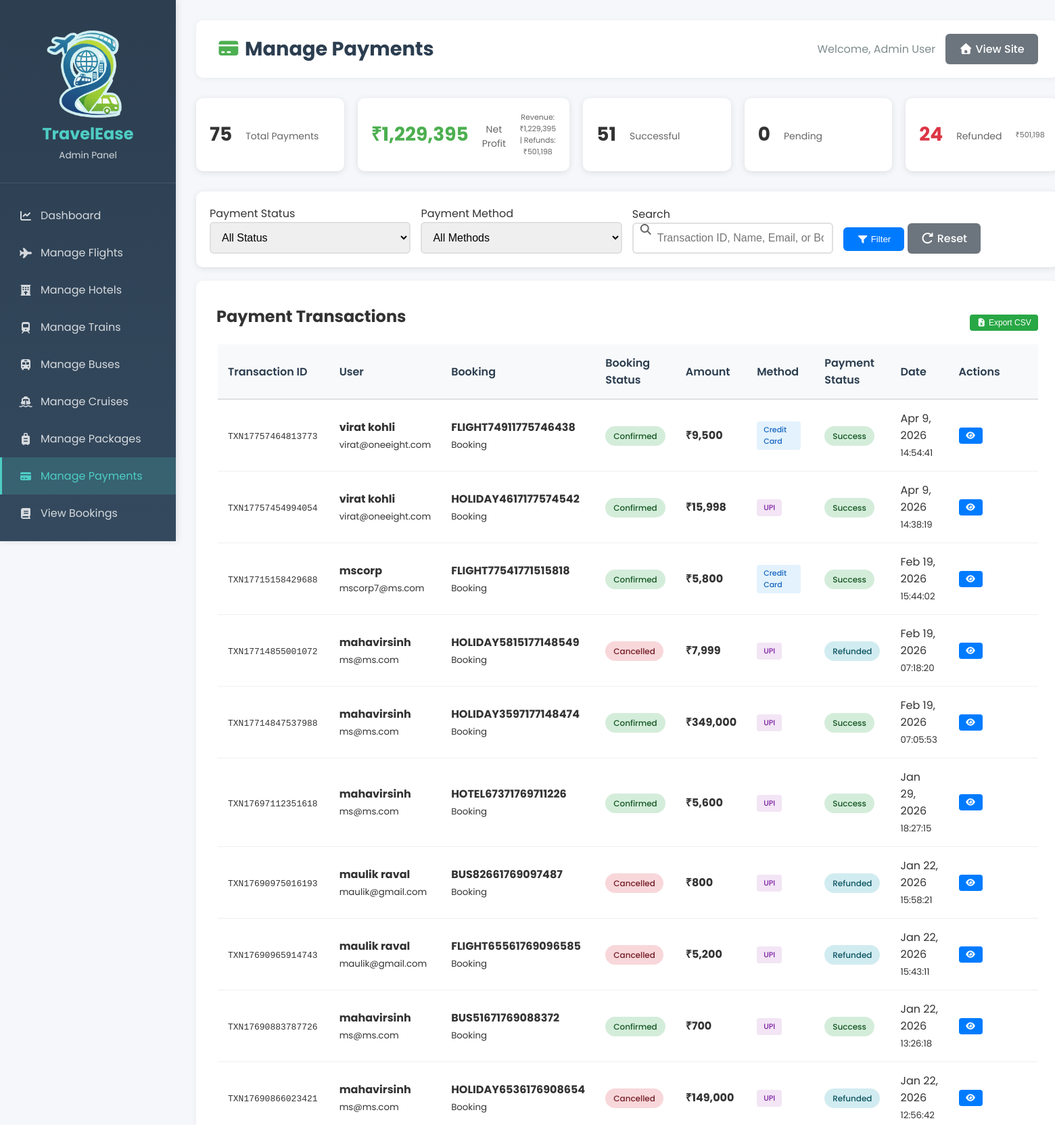
/admin/manage-payments.php (signed in, upper part), run on the app's committed database.
### tables this page shows
CREATE TABLE IF NOT EXISTS `payments` (
  `id` int NOT NULL AUTO_INCREMENT,
  `booking_id` int NOT NULL,
  `user_id` int NOT NULL,
  `amount` decimal(10,2) NOT NULL,
  `payment_method` enum('credit_card','debit_card','net_banking','upi','wallet') DEFAULT 'credit_card',
  `transaction_id` varchar(100) DEFAULT NULL,
  `payment_status` enum('pending','success','failed','refunded') DEFAULT 'pending',
  `payment_details` text,
  `payment_date` timestamp NOT NULL DEFAULT CURRENT_TIMESTAMP,
  `created_at` timestamp NOT NULL DEFAULT CURRENT_TIMESTAMP,
  PRIMARY KEY (`id`),
  UNIQUE KEY `transaction_id` (`transaction_id`),
  KEY `booking_id` (`booking_id`),
  KEY `user_id` (`user_id`)
);

CREATE TABLE IF NOT EXISTS `users` (
  `id` int NOT NULL AUTO_INCREMENT,
  `full_name` varchar(150) NOT NULL,
  `email` varchar(150) NOT NULL,
  `phone` varchar(20) NOT NULL,
  `password` varchar(255) NOT NULL,
  `created_at` timestamp NOT NULL DEFAULT CURRENT_TIMESTAMP,
  `role` varchar(50) NOT NULL DEFAULT 'user',
  `reset_token` varchar(255) DEFAULT NULL,
  `token_expiry` datetime DEFAULT NULL,
  PRIMARY KEY (`id`),
  UNIQUE KEY `email` (`email`)
);

CREATE TABLE IF NOT EXISTS `bookings` (
  `id` int NOT NULL AUTO_INCREMENT,
  `user_id` int NOT NULL,
  `booking_type` enum('flight','hotel','train','bus','cruise','holiday') NOT NULL,
  `booking_reference` varchar(20) DEFAULT NULL,
  `item_id` int NOT NULL,
  `details` text,
  `booking_date` timestamp NOT NULL DEFAULT CURRENT_TIMESTAMP,
  `travel_date` date DEFAULT NULL,
  `return_date` date DEFAULT NULL,
  `check_in_date` date DEFAULT NULL,
  `check_out_date` date DEFAULT NULL,
  `quantity` int DEFAULT '1',
  `total_amount` decimal(10,2) DEFAULT NULL,
  `status` enum('pending','confirmed','cancelled','completed') DEFAULT 'pending',
  `payment_status` enum('paid','pending','failed') DEFAULT 'pending',
  `payment_date` datetime DEFAULT NULL,
  `created_at` timestamp NOT NULL DEFAULT CURRENT_TIMESTAMP,
  `updated_at` timestamp NOT NULL DEFAULT CURRENT_TIMESTAMP ON UPDATE CURRENT_TIMESTAMP,
  PRIMARY KEY (`id`),
  UNIQUE KEY `booking_reference` (`booking_reference`)
);

### admin/manage-payments.php (the view, shortened to what this page needs)
<?php
include "../db.php";
$search = $_GET['search'] ?? '';
$where = [];
$where_clause = $where ? 'WHERE ' . implode(' AND ', $where) : '';
$payments = mysqli_query($conn, "
    SELECT p.*,
           u.full_name AS user_name,
           u.email AS user_email,
           b.booking_reference,
           b.total_amount,
           b.status AS booking_status
    FROM payments p
    LEFT JOIN users u ON p.user_id = u.id
    LEFT JOIN bookings b ON p.booking_id = b.id
    $where_clause
    ORDER BY p.payment_date DESC
");
$stats = mysqli_query($conn, "
    SELECT
        COUNT(*) as total_payments,
        SUM(CASE WHEN payment_status = 'success' THEN amount ELSE 0 END) as total_success_amount,
        SUM(CASE WHEN payment_status = 'refunded' THEN amount ELSE 0 END) as total_refunded_amount,
        SUM(CASE WHEN payment_status = 'pending' THEN 1 ELSE 0 END) as pending_count,
        SUM(CASE WHEN payment_status = 'success' THEN 1 ELSE 0 END) as success_count,
        SUM(CASE WHEN payment_status = 'failed' THEN 1 ELSE 0 END) as failed_count,
        SUM(CASE WHEN payment_status = 'refunded' THEN 1 ELSE 0 END) as refunded_count
    FROM payments
");
$stat_data = mysqli_fetch_assoc($stats);
$net_profit = $stat_data['total_success_amount'] ?? 0;
?>
<!DOCTYPE html>
<html lang="en">
<head>
    <link rel="stylesheet" href="../css/all.min.css">
    <link rel="stylesheet" href="admin-style.css">
</head>
<body>
    <div class="admin-wrapper">
        <?php include 'sidebar.php'; ?>
        <main class="admin-main">
            <header class="admin-header">
                <h1><i class="fas fa-credit-card payment-icon"></i> Manage Payments</h1>
                <div class="header-actions">
                    <span>Welcome, <?php echo htmlspecialchars($_SESSION['admin_name']); ?></span>
                    <a href="../index.php" class="btn-secondary"><i class="fas fa-home"></i> View Site</a>
                </div>
            </header>
            <div class="stats-grid">
                <div class="stat-card">
                    <div class="stat-value"><?php echo $stat_data['total_payments'] ?? 0; ?></div>
                    <div class="stat-label">Total Payments</div>
                </div>
                <div class="stat-card">
                    <div class="stat-value total-amount">₹<?php echo number_format($net_profit, 0); ?></div>
                    <div class="stat-label">Net Profit</div>
                    <small style="color: #666; font-size: 11px;">
                        Revenue: ₹<?php echo number_format($stat_data['total_success_amount'] ?? 0, 0); ?> |
                        Refunds: ₹<?php echo number_format($stat_data['total_refunded_amount'] ?? 0, 0); ?>
                    </small>
                </div>
                <div class="stat-card">
                    <div class="stat-value"><?php echo $stat_data['success_count'] ?? 0; ?></div>
                    <div class="stat-label">Successful</div>
                </div>
                <div class="stat-card">
                    <div class="stat-value"><?php echo $stat_data['pending_count'] ?? 0; ?></div>
                    <div class="stat-label">Pending</div>
                </div>
                <div class="stat-card">
                    <div class="stat-value" style="color: #dc3545;"><?php echo $stat_data['refunded_count'] ?? 0; ?></div>
                    <div class="stat-label">Refunded</div>
                    <small style="color: #666; font-size: 11px;">
                        ₹<?php echo number_format($stat_data['total_refunded_amount'] ?? 0, 0); ?>
                    </small>
                </div>
            </div>
            <div class="filters">
                <form method="GET" action="">
                    <div class="filter-group">
                        <div class="filter-item">
                            <label>Payment Status</label>
                            <select name="status" class="form-control" onchange="this.form.submit()">
                                <option value="">All Status</option>
                            </select>
                        </div>
                        <div class="filter-item">
                            <label>Payment Method</label>
                            <select name="method" class="form-control" onchange="this.form.submit()">
                                <option value="">All Methods</option>
                            </select>
                        </div>
                        <div class="filter-item search-box">
                            <label>Search</label>
                            <i class="fas fa-search"></i>
                            <input type="text" name="search" class="form-control" placeholder="Transaction ID, Name, Email, or Booking Reference" value="<?php echo htmlspecialchars($search); ?>">
                        </div>
                        <div class="filter-item" style="align-self: flex-end;">
                            <button type="submit" class="btn-primary" style="padding: 10px 20px;">
                                <i class="fas fa-filter"></i> Filter
                            </button>
                            <a href="manage-payments.php" class="btn-secondary" style="padding: 10px 20px;">
                                <i class="fas fa-redo"></i> Reset
                            </a>
                        </div>
                    </div>
                </form>
            </div>
            <div class="content-card">
                <div style="display: flex; justify-content: space-between; align-items: center; margin-bottom: 20px;">
                    <h2>Payment Transactions</h2>
                    <div class="export-buttons">
                        <button class="btn-sm btn-success" onclick="exportToCSV()">
                            <i class="fas fa-file-excel"></i> Export CSV
                        </button>
                    </div>
                </div>
                <div class="table-responsive">
                    <?php if(mysqli_num_rows($payments) > 0): ?>
                    <table class="data-table">
                        <thead>
                            <tr>
                                <th>Transaction ID</th>
                                <th>User</th>
                                <th>Booking</th>
                                <th>Booking Status</th>
                                <th>Amount</th>
                                <th>Method</th>
                                <th>Payment Status</th>
                                <th>Date</th>
                                <th>Actions</th>
                            </tr>
                        </thead>
                        <tbody>
                            <?php while($payment = mysqli_fetch_assoc($payments)):
                                $needs_refund = ($payment['booking_status'] == 'cancelled' && $payment['payment_status'] == 'success');
                                $row_class = $needs_refund ? 'refund-required-row' : '';
                            ?>
                            <tr class="<?php echo $row_class; ?>">
                                <td>
                                    <?php if($payment['transaction_id']): ?>
                                        <code><?php echo htmlspecialchars($payment['transaction_id']); ?></code>
                                    <?php else: ?>
                                        <span class="text-muted">Not Generated</span>
                                    <?php endif; ?>
                                </td>
                                <td>
                                    <strong><?php echo htmlspecialchars($payment['user_name'] ?? 'User #' . $payment['user_id']); ?></strong><br>
                                    <small><?php echo htmlspecialchars($payment['user_email'] ?? 'No email'); ?></small>
                                </td>
                                <td>
                                    <?php if($payment['booking_reference']): ?>
                                        <strong><?php echo htmlspecialchars($payment['booking_reference']); ?></strong><br>
                                        <small>Booking</small>
                                    <?php else: ?>
                                        <span class="text-muted">No Booking Data</span>
                                    <?php endif; ?>
                                </td>
                                <td>
                                    <?php
                                    $booking_status_badges = [
                                        'pending' => 'badge-warning',
                                        'confirmed' => 'badge-success',
                                        'cancelled' => 'badge-danger',
                                        'completed' => 'badge-info'
                                    ];
                                    $booking_status_labels = [
                                        'pending' => 'Pending',
                                        'confirmed' => 'Confirmed',
                                        'cancelled' => 'Cancelled',
                                        'completed' => 'Completed'
                                    ];
                                    $booking_status = $payment['booking_status'] ?? 'N/A';
                                    ?>
                                    <span class="<?php echo $booking_status_badges[$booking_status] ?? 'badge-warning'; ?>">
                                        <?php echo $booking_status_labels[$booking_status] ?? ucfirst($booking_status); ?>
                                    </span>
                                </td>
                                <td>
                                    <strong>₹<?php echo number_format($payment['amount'], 0); ?></strong>
                                </td>
                                <td>
                                    <?php
                                    $method_classes = [
                                        'credit_card' => 'credit_card',
                                        'debit_card' => 'debit_card',
                                        'net_banking' => 'net_banking',
                                        'upi' => 'upi',
                                        'wallet' => 'wallet'
                                    ];
                                    $method_labels = [
                                        'credit_card' => 'Credit Card',
                                        'debit_card' => 'Debit Card',
                                        'net_banking' => 'Net Banking',
                                        'upi' => 'UPI',
                                        'wallet' => 'Wallet'
                                    ];
                                    ?>
                                    <span class="method-badge <?php echo $method_classes[$payment['payment_method']] ?? ''; ?>">
                                        <?php echo $method_labels[$payment['payment_method']] ?? $payment['payment_method']; ?>
                                    </span>
                                </td>
                                <td>
                                    <?php
                                    $status_badges = [
                                        'pending' => 'badge-warning',
                                        'success' => 'badge-success',
                                        'failed' => 'badge-danger',
                                        'refunded' => 'badge-info'
                                    ];
                                    $status_labels = [
                                        'pending' => 'Pending',
                                        'success' => 'Success',
                                        'failed' => 'Failed',
                                        'refunded' => 'Refunded'
                                    ];
                                    ?>
                                    <span class="<?php echo $status_badges[$payment['payment_status']] ?? 'badge-warning'; ?>">
                                        <?php echo $status_labels[$payment['payment_status']] ?? $payment['payment_status']; ?>
                                    </span>
                                </td>
                                <td>
                                    <?php echo date('M j, Y', strtotime($payment['payment_date'])); ?><br>
                                    <small><?php echo date('H:i:s', strtotime($payment['payment_date'])); ?></small>
                                </td>
                                <td>
                                    <div class="action-buttons">
                                        <button class="btn-sm btn-primary view-details" data-payment='<?php echo htmlspecialchars(json_encode($payment), ENT_QUOTES, 'UTF-8'); ?>'>
                                            <i class="fas fa-eye"></i>
                                        </button>
                                    </div>
                                </td>
                            </tr>
                            <?php endwhile; ?>
                        </tbody>
                    </table>
                    <?php endif; ?>
                </div>
            </div>
        </main>
    </div>
</body>
</html>

### data on the page
payments: transaction "TXN17757464813773", user.full_name "virat kohli", user.email "virat@oneeight.com", booking.booking_reference "FLIGHT74911775746438", booking.status "Confirmed", amount "9,500", payment_method "Credit Card", payment_status "Success", payment_date "Apr 9, 2026", payment_date "14:54:41"
payments: transaction "TXN17757454994054", user.full_name "virat kohli", user.email "virat@oneeight.com", booking.booking_reference "HOLIDAY4617177574542", booking.status "Confirmed", amount "15,998", payment_method "UPI", payment_status "Success", payment_date "Apr 9, 2026", payment_date "14:38:19"
payments: transaction "TXN17715158429688", user.full_name "mscorp", user.email "mscorp7@ms.com", booking.booking_reference "FLIGHT77541771515818", booking.status "Confirmed", amount "5,800", payment_method "Credit Card", payment_status "Success", payment_date "Feb 19, 2026", payment_date "15:44:02"
payments: transaction "TXN17714855001072", user.full_name "mahavirsinh", user.email "ms@ms.com", booking.booking_reference "HOLIDAY5815177148549", booking.status "Cancelled", amount "7,999", payment_method "UPI", payment_status "Refunded", payment_date "Feb 19, 2026", payment_date "07:18:20"
payments: transaction "TXN17714847537988", user.full_name "mahavirsinh", user.email "ms@ms.com", booking.booking_reference "HOLIDAY3597177148474", booking.status "Confirmed", amount "349,000", payment_method "UPI", payment_status "Success", payment_date "Feb 19, 2026", payment_date "07:05:53"
payments: transaction "TXN17697112351618", user.full_name "mahavirsinh", user.email "ms@ms.com", booking.booking_reference "HOTEL67371769711226", booking.status "Confirmed", amount "5,600", payment_method "UPI", payment_status "Success", payment_date "Jan 29, 2026", payment_date "18:27:15"
payments: transaction "TXN17690975016193", user.full_name "maulik raval", user.email "maulik@gmail.com", booking.booking_reference "BUS82661769097487", booking.status "Cancelled", amount "800", payment_method "UPI", payment_status "Refunded", payment_date "Jan 22, 2026", payment_date "15:58:21"
payments: transaction "TXN17690965914743", user.full_name "maulik raval", user.email "maulik@gmail.com", booking.booking_reference "FLIGHT65561769096585", booking.status "Cancelled", amount "5,200", payment_method "UPI", payment_status "Refunded", payment_date "Jan 22, 2026", payment_date "15:43:11"
payments: transaction "TXN17690883787726", user.full_name "mahavirsinh", user.email "ms@ms.com", booking.booking_reference "BUS51671769088372", booking.status "Confirmed", amount "700", payment_method "UPI", payment_status "Success", payment_date "Jan 22, 2026", payment_date "13:26:18"
payments: transaction "TXN17690866023421", user.full_name "mahavirsinh", user.email "ms@ms.com", booking.booking_reference "HOLIDAY6536176908654", booking.status "Cancelled", amount "149,000", payment_method "UPI", payment_status "Refunded", payment_date "Jan 22, 2026", payment_date "12:56:42"

### other printed values
$_SESSION['admin_name'] "Admin User"
$stat_data['total_payments'] "75"
$net_profit "1,229,395"
$stat_data['total_success_amount'] "1,229,395"
$stat_data['total_refunded_amount'] "501,198"
$stat_data['success_count'] "51"
$stat_data['pending_count'] "0"
$stat_data['refunded_count'] "24"
